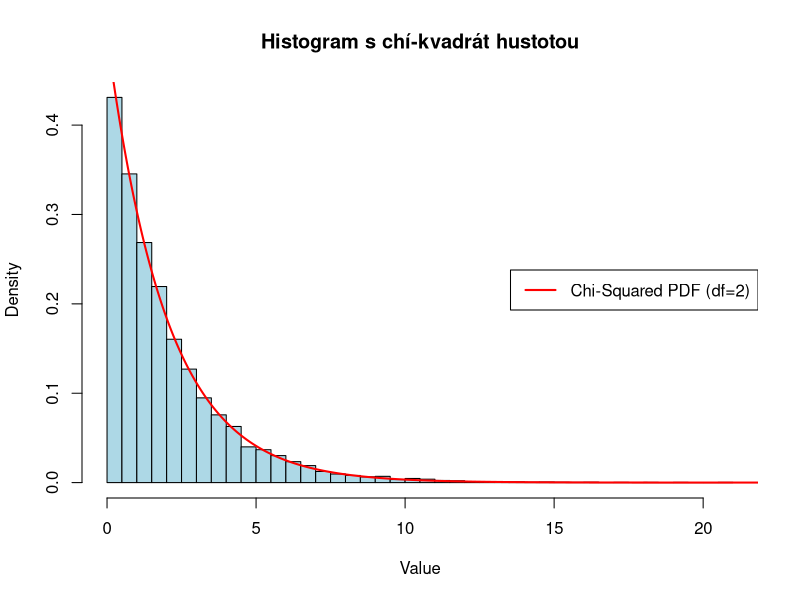

Write the R code that produced this figure.
library(MASS)

rescale_to_unit_circle <- function(df) {
  # Calculate the distance from the origin for each point
  distances <- sqrt(df[,1]^2 + df[,2]^2)
  
  # Rescale each point to the unit circle
  df_rescaled <- df
  df_rescaled[,1] <- df[,1] / distances
  df_rescaled[,2] <- df[,2] / distances
  
  return(df_rescaled)
}

#kolko testov chceme urobit?

N <- 10000

#ako velke subory budeme chciet testovat? 15 pouzil Mathur aj Blumen

n_min <- 30
n_max <- 60

n <- sample(n_min:n_max, N, replace = TRUE)

stats <- numeric(0)

pokus<-1
for(pokus in 1:N){
  
  #vyrobme data pre dany pokus
  mu <- c(0, 0)  # vycentrovane data
  Sigma <- matrix(c(1, 0.3, 0.3, 1), 2, 2)  # nech su nase dve premenne zavisle
  data_points <- mvrnorm(n[pokus], mu = mu, Sigma = Sigma)
  
  #najdime ranky
  #m <- data_points[,1]/data_points[,2]
  theta <- atan(data_points[,2]/data_points[,1])
  rank <- rank(theta)
  #najdime poradie v ktorom budeme data aplikovat
  theta_shift <- theta
  theta_shift[theta<0] <- theta[theta<0]+pi
  poradie <- rank(theta_shift)
  
  #pre kontrolu najdime priemet bodov na jednotkovu kruznicu
  rescaled_points <- rescale_to_unit_circle(data_points)
  
  #testove statistiky vynulujeme
  S1 <- 0
  S2 <- 0
  a <- 0
  vars1_part <- 0
  vars2_part <- 0
  vars1 <-0
  vars2 <-0
  
  for(bod in 1:(n[pokus])){
    i <- poradie[bod]
  
    a <- sign(data_points[bod,2])
    S1 = S1 + a*cos(pi*(i/n[pokus]))*rank[bod]
    S2 = S2 + a*sin(pi*(i/n[pokus]))*rank[bod]
    
    #vars1_part <- vars1_part + cos(2*pi*(i/n[pokus]))*(rank[bod]^2)
    #vars2_part <- vars2_part - cos(2*pi*(i/n[pokus]))*(rank[bod]^2)
    #print(vars1_part)
    #vars2_part
    
    vars1_part <- vars1_part + cos(pi*(i/n[pokus]))^2 * rank[bod]^2
    vars2_part <- vars2_part + sin(pi*(i/n[pokus]))^2 * rank[bod]^2
  }
  S1 <- S1/n[pokus]
  S2 <- S2/n[pokus]
  
  #vars1 <- (1/2*(n[pokus]^2))*vars1_part + (n[pokus]/6)*(1+1/n[pokus])*(1+1/2*n[pokus]) 
  #vars2 <- (1/2*(n[pokus]^2))*vars2_part + (n[pokus]/6)*(1+1/n[pokus])*(1+1/2*n[pokus])
  
  #Z1 <- S1/sqrt(vars1)
  #Z2 <- S2/sqrt(vars2)
  #Z <- Z1^2 + Z2^2
  
  vars1 <- vars1_part / (n[pokus]^2)
  vars2 <- vars2_part/(n[pokus]^2)
  Z1 <- S1/sqrt(vars1)
  Z2 <- S2/sqrt(vars2)
  Z <- Z1^2 + Z2^2
  
  #S1_ex <- S1 * (1/sqrt(var(cos(rescaled_points[,1]))))
  #S2_ex <- S2 * (1/sqrt(var(sin(rescaled_points[,2]))))
  #S_ex <- (S1^2)+(S2^2)
  stats <- c(stats,Z)
}

ks_test <- ks.test(stats, "pchisq", df = 2)
ks_test$p.value

hist(stats[stats<30], probability = TRUE, breaks = 40, main = "Histogram s chí-kvadrát hustotou", xlab = "Value", 
     col = "lightblue", border = "black")

# Create a sequence of x-values for the PDF
x_vals <- seq(0, 40, length = 20000)

# Add the PDF of the Chi-squared distribution (df = 2)
lines(x_vals, dchisq(x_vals, df=2), col = "red", lwd = 2)

# Add a legend
legend("right", legend = c("Chi-Squared PDF (df=2)"), col = "red", lwd = 2)

#ZAVER: Mathurova statistika sa sprava podla chi^2
